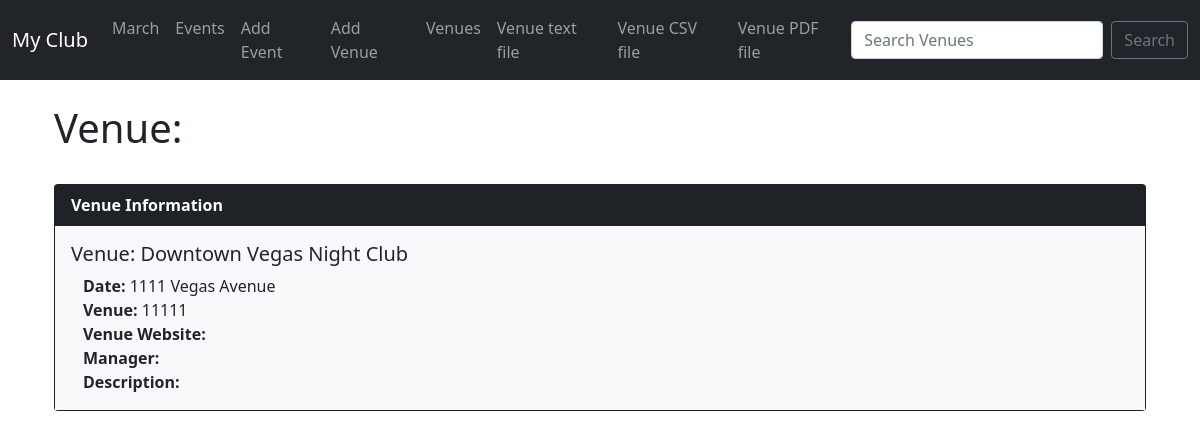
The page /show_venue/5 on the database as committed earlier.
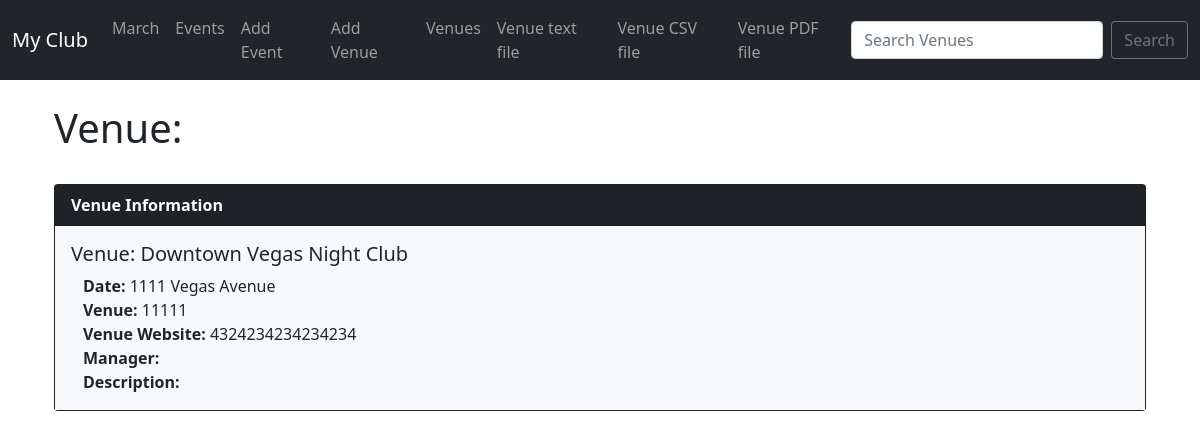
The same page on the database as committed later.
### events/models.py (models this page shows)
class Venue(models.Model):
    name = models.CharField('Venue name', max_length=120)
    address = models.CharField(max_length=300)
    zip_code = models.CharField("Zip Code", max_length=15)
    phone = models.CharField('Contact Phone', max_length=25, blank=True)
    web = models.URLField('Website Address', blank=True)
    email_address = models.EmailField('Email Address',  blank=True)
    def __str__(self):
        return self.name

### events/views.py (the view)
# urls.py: path('show_venue/<venue_id>', views.show_venue, name="show-venue"),
def show_venue(request, venue_id):
    venue = Venue.objects.get(pk=venue_id)
    return render(request, 'events/show_venue.html', {
        'venue': venue,
    })

### events/templates/events/show_venue.html (shortened to what this page needs)
{% extends 'events/base.html' %}
{% block content %}
<div class="container">
    <h1>Venue: </h1><br>
<div class="card text-white bg-dark mb-3">
  <div class="card-header" style="color: #fff; font-weight: bold">
    Venue Information
  </div>
  <div class="card-body bg-light text-dark">
    <h5 class="card-title">Venue: {{ venue }}</h5>
    <p class="card-text container">
            <strong>Date: </strong> {{ venue.address }}<br>
            <strong>Venue: </strong> {{ venue.zip_code }} <br>
            <strong>Venue Website: </strong> {{ venue.phone }}<br>
            <strong>Manager: </strong> {{ venue.email_address }}<br>
            <strong>Description: </strong> {{ venue.web }}<br>
    </p>
  </div>
    </div>
{% endblock %}

Rows that differ between the two databases and show on the page:
changed Venue "Downtown Vegas Night Club": phone (not shown) → "4324234234234234"
